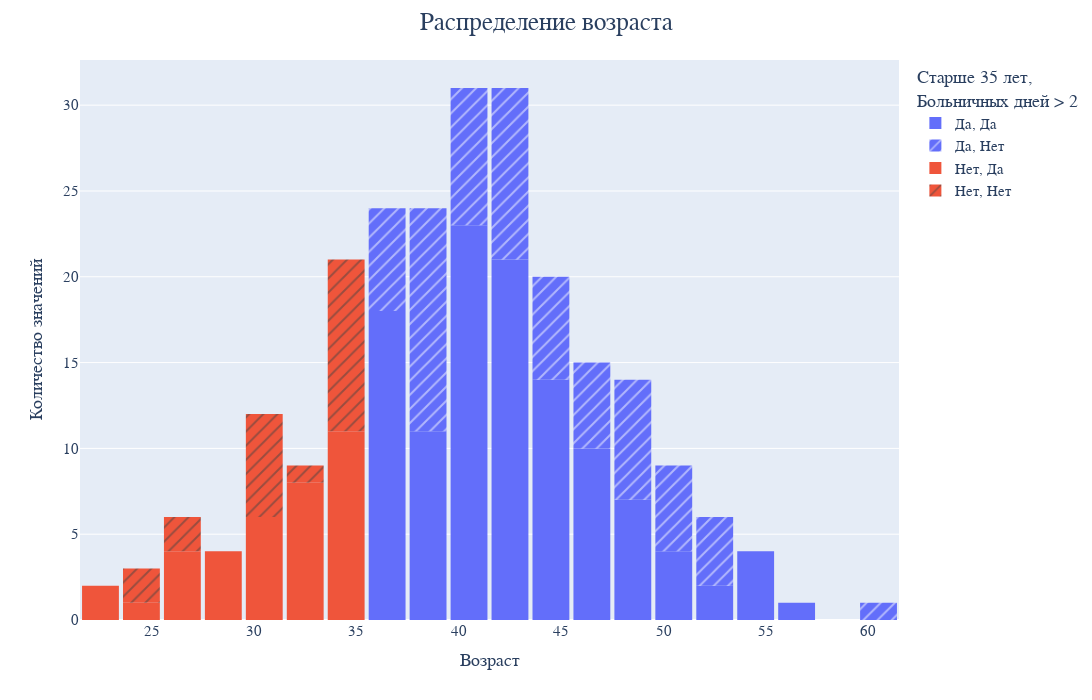

Notebook source saved alongside this figure:
### Markdown cell above
## Работники старше 35 лет (age) пропускают в течение года более 2 рабочих дней (work_days) по болезни значимо чаще своих более молодых коллег.

### Code cell
df['older_than_35'] = df['Возраст'].apply(lambda x: 'Да' if x > 35 else 'Нет')

fig = px.histogram(
    df,
    x='Возраст',
    color='older_than_35',
    pattern_shape='work_days_>_2'
)

fig.update_layout(
    title_text='Распределение возраста',
    legend_title_text='Старше 35 лет,<br>Больничных дней > 2',
    yaxis_title='Количество значений',
    width=1200,
    height=700
)
fig.show()

### Figure 1 — Plotly figure (JSON) as saved in the notebook; plotly's stock layout.template omitted (floating-point values rounded to 4 significant figures)
{"data": [{"alignmentgroup": "True", "bingroup": "x", "hovertemplate": "older_than_35=Да<br>work_days_>_2=Да<br>Возраст=%{x}<br>count=%{y}<extra></extra>", "legendgroup": "Да, Да", "marker": {"color": "#636efa", "pattern": {"shape": ""}}, "name": "Да, Да", "offsetgroup": "Да, Да", "orientation": "v", "showlegend": true, "type": "histogram", "x": [39, 54, 42, 38, 42, 36, 40, 36, 43, 47, 48, 38, 36, 37, 41, 37, 41, 39, 52, 38, 49, 42, 40, 41, 43, 42, 47, 46, 36, 42, 37, 52, 46, 43, 42, 41, 41, 47, 42, 47, 37, 40, 42, 40, 43, 44, 55, 39, 38, 36, 37, 55, 41, 45, 43, 41, 43, 54, 50, 40, 45, 42, 36, 41, 45, 45, 45, 57, 41, 46, 51, 48, 43, 43, 39, 42, 45, 41, 40, 44, 36, 45, 41, 39, 49, 45, 46, 39, 40, 47, 44, 45, 45, 39, 50, 45, 40, 36, 48, 42, 46, 48, 36, 41, 50, 41, 36, 41, 43, 49, 43, 41, 36, 36, 37], "xaxis": "x", "yaxis": "y"}, {"alignmentgroup": "True", "bingroup": "x", "hovertemplate": "older_than_35=Да<br>work_days_>_2=Нет<br>Возраст=%{x}<br>count=%{y}<extra></extra>", "legendgroup": "Да, Нет", "marker": {"color": "#636efa", "pattern": {"shape": "/"}}, "name": "Да, Нет", "offsetgroup": "Да, Нет", "orientation": "v", "showlegend": true, "type": "histogram", "x": [49, 44, 41, 40, 50, 37, 40, 38, 45, 49, 53, 43, 42, 42, 38, 42, 41, 52, 53, 39, 39, 38, 49, 41, 50, 43, 46, 37, 44, 50, 39, 41, 40, 38, 39, 43, 42, 43, 42, 39, 46, 52, 48, 44, 48, 50, 48, 51, 42, 36, 41, 38, 47, 36, 36, 45, 39, 49, 47, 38, 47, 38, 36, 60, 44], "xaxis": "x", "yaxis": "y"}, {"alignmentgroup": "True", "bingroup": "x", "hovertemplate": "older_than_35=Нет<br>work_days_>_2=Да<br>Возраст=%{x}<br>count=%{y}<extra></extra>", "legendgroup": "Нет, Да", "marker": {"color": "#EF553B", "pattern": {"shape": ""}}, "name": "Нет, Да", "offsetgroup": "Нет, Да", "orientation": "v", "showlegend": true, "type": "histogram", "x": [26, 29, 34, 25, 29, 30, 29, 26, 28, 32, 35, 35, 35, 32, 30, 31, 33, 27, 23, 35, 34, 27, 34, 31, 35, 34, 34, 34, 33, 30, 33, 32, 23, 33, 33, 30], "xaxis": "x", "yaxis": "y"}, {"alignmentgroup": "True", "bingroup": "x", "hovertemplate": "older_than_35=Нет<br>work_days_>_2=Нет<br>Возраст=%{x}<br>count=%{y}<extra></extra>", "legendgroup": "Нет, Нет", "marker": {"color": "#EF553B", "pattern": {"shape": "/"}}, "name": "Нет, Нет", "offsetgroup": "Нет, Нет", "orientation": "v", "showlegend": true, "type": "histogram", "x": [32, 34, 35, 35, 35, 27, 34, 34, 31, 27, 35, 31, 31, 35, 25, 31, 30, 35, 30, 34, 24], "xaxis": "x", "yaxis": "y"}], "layout": {"barmode": "relative", "height": 700, "legend": {"title": {"text": "Старше 35 лет,<br>Больничных дней > 2"}, "tracegroupgap": 0}, "margin": {"t": 60}, "title": {"text": "Распределение возраста"}, "width": 1200, "xaxis": {"anchor": "y", "autorange": true, "domain": [0, 1], "range": [21.5, 61.5], "title": {"text": "Возраст"}, "type": "linear"}, "yaxis": {"anchor": "x", "autorange": true, "domain": [0, 1], "range": [0, 32.63], "title": {"text": "Количество значений"}}}}
